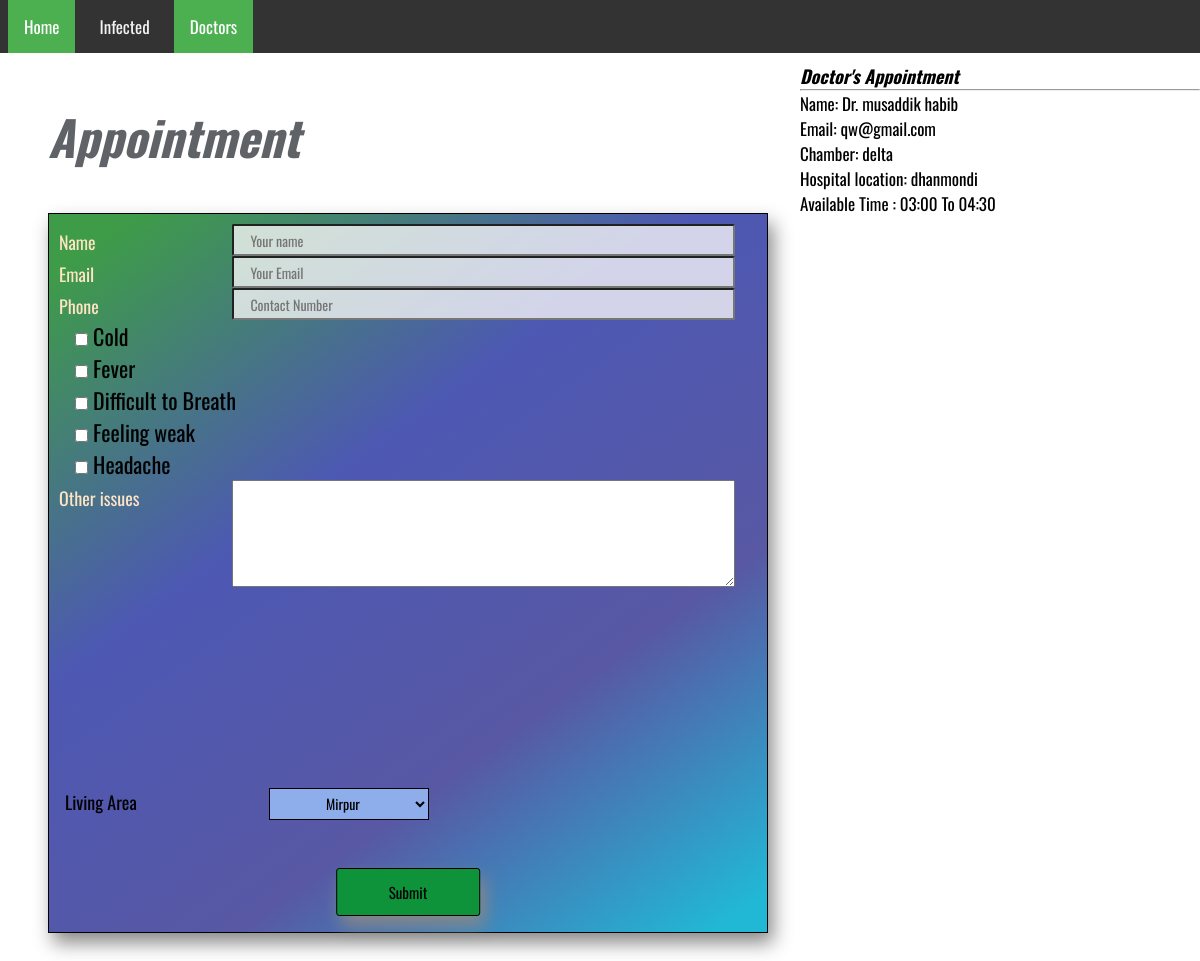
Screenshot of /appointment.php?value_key=2 with the database file from the repository.
### tables this page shows
CREATE TABLE `doctable` (
  `doc_id` int(11) NOT NULL,
  `doc_name` varchar(20) NOT NULL,
  `doc_email` varchar(20) NOT NULL,
  `doc_password` text NOT NULL,
  `chamber_name` text NOT NULL,
  `hospital_location` text NOT NULL,
  `available` varchar(20) NOT NULL
);

### appointment.php (the view, shortened to what this page needs)
<!DOCTYPE html>
<html lang="en">
<head>
     <link rel="stylesheet" href="css/style.css">
    <link rel="stylesheet" href="https://cdnjs.cloudflare.com/ajax/libs/font-awesome/4.7.0/css/font-awesome.min.css">
</head>
<body>
<div class="topnav" id="myTopnav">
<a href="index.php" class="active">Home</a>
    <a href="infected.php">Infected</a>
    <a href="doctors.php" class="active">Doctors</a>
  </div>
<?php
include ('includes/dbh.inc.php');
if(isset($_GET['value_key'])){
     $doc_id1 = $_GET['value_key'];
}
$sql="SELECT * FROM doctable WHERE (doc_id=$doc_id1) ";
$result = $conn->query($sql);
if ($result->num_rows > 0) {
  while($row = $result->fetch_assoc()) {
    ?>
<div class= " writing">
      <h6 style="font-size: 17px; margin-top:10px;">
      <strong style="font-size:18px; font-style: italic; margin-bottom:7px;">Doctor's Appointment</strong>
       <br><hr>
       <p>Name: <?php echo $row['doc_name'] ?></p>
       <p>Email: <?php echo $row['doc_email'] ?></p>
       <p>Chamber: <?php echo $row['chamber_name'] ?></p>
       <p>Hospital location: <?php echo $row['hospital_location'] ?></p>
       <p>Available Time : <?php echo $row['available'] ?></p>
      </h6>
</div>
<?php
  }
} else {
  ?>
    <h4>NO DATATABLE</h4>
  <?php
}
?>
 <div class="counter_header" style="padding-bottom:0;">
      <h5 style="left: 3rem; position: absolute;">Appointment</h5>
    </div>
<div class="appointment_form">
<form action="" method="post">
<div class="form-section">
<label for="">Name</label>
<input style="width: 70%;" id="pname" type="text" name="pname" placeholder="Your name">
</div>
<div class="form-section">
<label for="">Email</label>
<input style="width: 70%;" type="email" name="pemail" placeholder="Your Email">
</div>
<div class="form-section">
<label for="">Phone</label>
<input style="width: 70%;" type="text" name="pphone" placeholder="Contact Number">
</div>
<div class = "form-checkbox">
<div class="cb">
  <input type="checkbox" id="" name="covidsymp[]" value="Cold">
 <label for=""> Cold</label><br>
  </div>
  <div class="cb">
  <input type="checkbox" id="" name="covidsymp[]" value="Fever">
 <label for=""> Fever</label><br>
  </div>
  <div class="cb">
  <input type="checkbox" id="" name="covidsymp[]" value="Difficult to Breath">
 <label for=""> Difficult to Breath</label><br>
  </div>
  <div class="cb">
  <input type="checkbox" id="" name="covidsymp[]" value="Feeling weak">
 <label for=""> Feeling weak</label><br>
  </div>
  <div class="cb">
  <input type="checkbox" id="" name="covidsymp[]" value="Headache">
 <label for=""> Headache </label><br>
  </div>
</div>
<div class="form-section">
<label for="">Other issues</label>
<textarea name="issue" style=" position: absolute; right: 2rem; width: 70%" name="" id="" cols="30" rows="5">
</textarea>
</div>
<div class="dropdown-section">
 <label style="margin-right:8rem;" for="">Living Area </label>
 <?php
  $areasql = "SELECT * FROM area ";
$result = $conn->query($areasql);
if ($result->num_rows> 0) {
?>
<select name="area">
  <?php
  while($row = $result->fetch_assoc()) {
    ?>
      <option name="area" value="<?php echo $row['area_id'] ?>"><?php echo $row['area_name'] ?></option>
<?php
  }
  ?>
  </select>
  <?php
} else {
  ?>
  <tr>
    <td colspan="5" style="text-align:center;">NO DATATABLE</td>
</tr>
  <?php
}
?>
 </div>
<div class="submit_button">
   <button name="submit">Submit</button>
</div>
</form>
</div>
</body>
</html>

### css/style.css (style rules this page uses)
* { margin: 0; padding: 0; box-sizing: border-box; font-family: 'Oswald', sans-serif; font-size: 1em; }
.topnav { background-color: #333; overflow: hidden; }
.topnav button, .topnav a { float: left; display: block; color: #f2f2f2; text-align: center; padding: 14px 16px; text-decoration: none; font-size: 17px; transition: all .4s; -webkit-transition: all .4s; -moz-transition: all .4s; -ms-transition: all .4s; -o-transition: all .4s; margin-left: .5rem; }
.topnav a.active { background-color: #4CAF50; color: white; }
.writing { position:absolute; right: 0; width: 25rem; }
.writing h6 { font-weight: 400; font-size: 18px; font-family: 'Oswald', sans-serif; }
.appointment_form, .contact_form { margin: 0 auto; font-size: 22px; width: 60%; height: 90vh; background: linear-gradient(144deg, rgba(62,156,72,1) 5%, rgba(77,88,179,1) 38%, rgba(88,88,164,1) 69%, rgba(33,184,214,1) 97%); position: relative; margin-bottom: 3rem; border: 1px solid; padding: 10px; box-shadow: 5px 10px 18px #888888; margin-top: 4rem; }
.appointment_form { margin-left: 3rem; }
.form-section label { text-align: left; font-size: 18px; color: bisque; }
.form-section input { position: absolute; width: 70%; height:2rem; right: 2rem; border-radius: 2px; -webkit-border-radius: 2px; -moz-border-radius: 2px; -ms-border-radius: 2px; -o-border-radius: 2px; background: rgba(255, 253, 253, 0.753); }
.form-section textarea, .form-section input[placeholder] { font-size: 14px; padding-left: 1rem; }
.cb { margin-left: 1rem; }
.submit_button { text-align: center; font-size:20px; width:20%; }
.submit_button button { width: 20%; position: absolute; bottom: 1rem; height: 3rem; font-size: 15px; background: rgb(14, 146, 58); border-radius: 3px ; left:50%; transition: all .3s; transform: translateX(-50%); -webkit-transform: translateX(-50%); -moz-transform: translateX(-50%); -ms-transform: translateX(-50%); -o-transform: translateX(-50%); -webkit-border-radius: 3px ; -moz-border-radius: 3px ; -ms-border-radius: 3px ; -o-border-radius: 3px ; -webkit-transition: all .3s; -moz-transition: all .3s; -ms-transition: all .3s; -o-transition: all .3s; border: 1px solid; box-shadow: 5px 10px 18px #888888; }
.dropdown-section { position: absolute; bottom: 7rem; left: 1rem; font-size: 18px; }
.dropdown-section select { font-size: 14px; width: 10rem; height: 2rem; text-align: center; border: 1px solid; background: #9ac0fad1; }
.counter_header { position: relative; height: 6rem; padding-top: 3rem; padding-bottom: 6rem; text-align: center; font-size: 3rem; font-family: 'Oswald', sans-serif; color: #5F6368; font-weight: 700; font-style: italic; }

### rows the page displays
doctable: doc_name "Dr. musaddik habib", doc_email "qw@gmail.com", chamber_name "delta", hospital_location "dhanmondi", available "03:00 To 04:30"

### other values shown
form field area "Mirpur"
